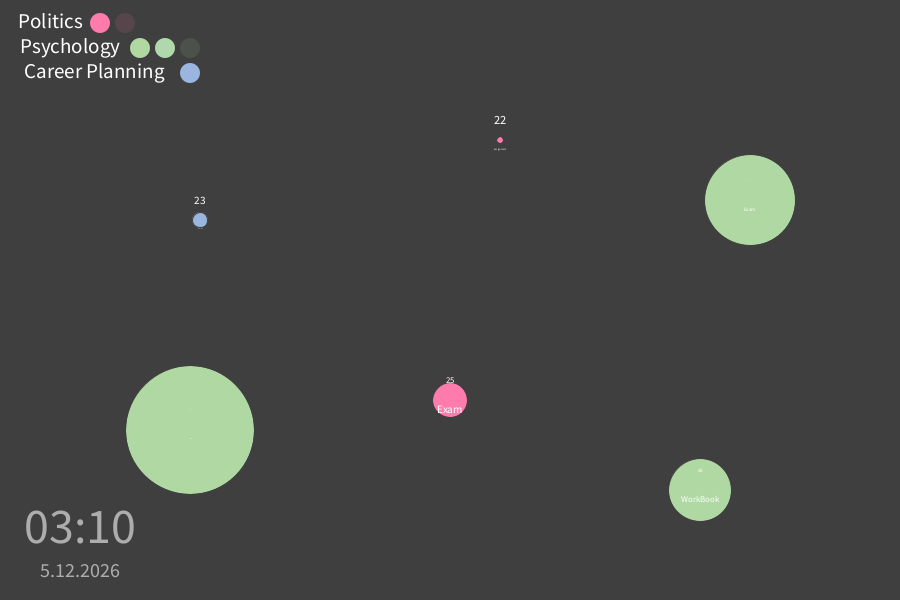
Frame 1 (no input)
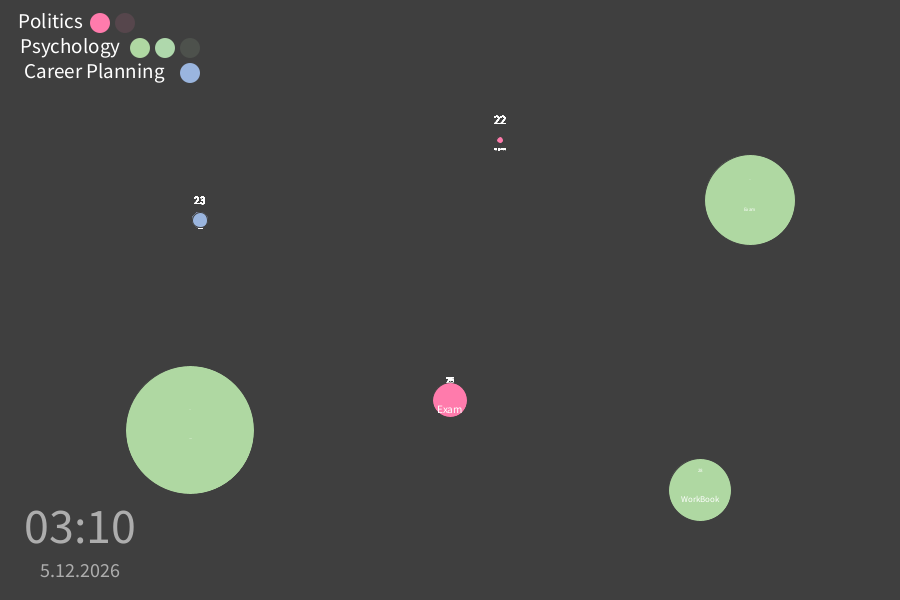
Frame 60 (the mouse pressed at the canvas centre just before this capture)
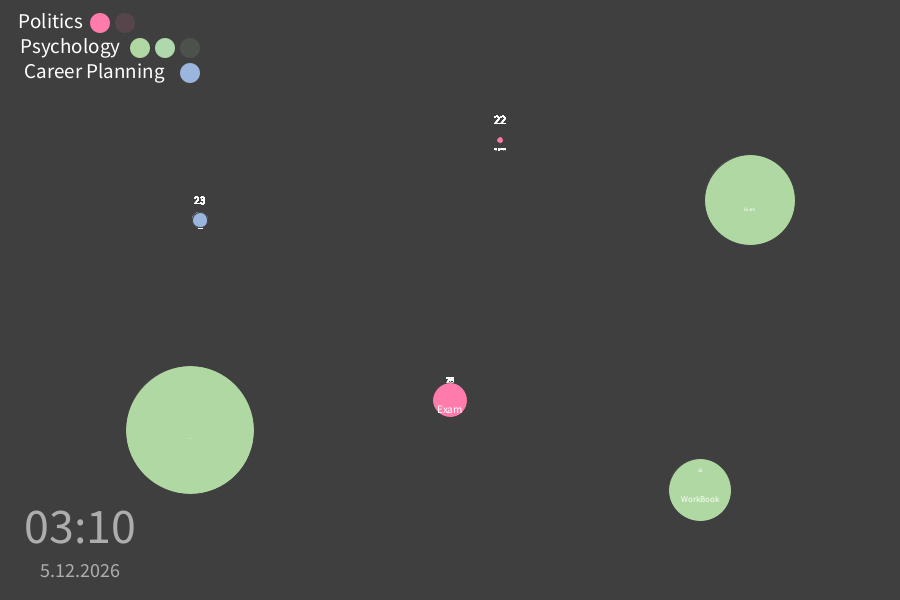
Frame 120 (the mouse held since frame 60 and released just before this capture)

The Processing sketch that drew these frames (run headless with seeded random() and noise(); from frame 60 on, the mouse is pressed at the canvas centre):

// Processing sketch: processing_121986
// ── processing_121986.pde

//sets the maximum size for the circles
float max_size;
float dist;
float radius;

// gets the real date and time
int day = day();
int month = month();
int year = year();
int minute = minute();
int hour = hour();

// sets the due dates
int duedate1;
int duedate2;
int duedate3;
int duedate4;
int duedate5;
int duedate6;
int daysleft1;
int daysleft2;
int daysleft3;
int daysleft4;
int daysleft5;
int daysleft6;


// makes sure t is for text
String t;

//creates an array containing six circles
Circle[] assignment = new Circle[6];


void setup() {

  size(900, 600);

  //the co-ordinates of the circles start from the centre of the text
  textAlign(CENTER, CENTER);

  //maximum size of the circles
  max_size = 200;

  // background colour and writing in top left hand side
  background(63, 63, 63);

  // displays the text and the circles in the top left hand corner
  textSize(21);
  noStroke();
  text("Politics", 50, 20);
  fill(255, 123, 172);
  ellipse(100, 23, 20, 20);
  fill(255, 123, 172, 30);
  ellipse(125, 23, 20, 20);

  fill(255);
  text("Psychology", 70, 45);
  fill(175, 216, 162);
  ellipse(140, 48, 20, 20);
  fill(175, 216, 172);
  ellipse(165, 48, 20, 20);
  fill(175, 216, 172, 30);
  ellipse(190, 48, 20, 20);

  fill(255);
  text("Career Planning", 94, 70);
  fill(154, 181, 222);
  ellipse(190, 73, 20, 20);

  // the date the assignments are due
  duedate1 = 27;
  duedate2 = 28;
  duedate3 = 30;
  duedate4 = 3;
  duedate5 = 6;
  duedate6 = 10;

  // calculates how many days left depending on the date and the due date
  daysleft1 = duedate1 - day;
  daysleft2 = duedate2 - day;
  daysleft3 = duedate3 - day;
  daysleft4 = (30 - day) + duedate4;
  daysleft5 = (30 - day) + duedate5;
  daysleft6 = (30 - day) + duedate6;


  //establishes the start position of the circles. (x, y, number of days to go, text, R, G, B, days left)
  assignment[0] = new Circle(500, 140, duedate1 - day, "Assignment", 255, 123, 172, daysleft1);
  assignment[1] = new Circle(200, 220, duedate2 - day, "Interview", 154, 181, 222, daysleft2);
  assignment[2] = new Circle(450, 400, duedate3 - day, "Exam", 255, 123, 172, daysleft3); 
  assignment[3] = new Circle(700, 490, (30 - day) + duedate4, "WorkBook", 175, 216, 162, daysleft4);
  assignment[4] = new Circle(750, 200, (30 - day) + duedate5, "Exam", 175, 216, 162, daysleft5);
  assignment[5] = new Circle(190, 430, (30 - day) + duedate6, "Exam", 175, 216, 162, daysleft6);

}

void draw() {

  // for loop displays all the circles in the array
  for (int i=0; i<assignment.length; i++) {
    assignment[i].display();
  }

  // calls the clock function
  clock();
}

void mousePressed() {
  //checks if the mouse has been clicked on a circle
  for (int i=0; i<assignment.length; i++) {
    assignment[i].clicked();
  }
}

void clock() {
  // displays the time and date in the bottom left hand corner
  fill(63, 63, 63);
  noStroke();
  rect(10, 500, 150, 90);
  
  String date = day + "." + month + "." + year;
  fill(173, 173, 173);
  textSize(20);
  text(date, 80, 570);
  fill(173, 173, 173);
  textSize(50);
  text(nf(hour(), 2) + ":" + nf(minute(), 2), 80, height-75);
}

// attributes for the circles in the array
class Circle {
  float x;
  float y; 
  float w; 
  float h;
  int days; 
  String t;
  float t_size;
  color col;
  int r;
  int g;
  int b;


  // imports values from the individual circles in the array
  Circle(float t_x, float t_y, float t_d, String t_t, int t_r, int t_g, int t_b, int t_days) {

    x = t_x;
    y = t_y;
    days = t_days;
    // sets the size of the circle depending on the number of days left
    float size = map(days, 16, 0, 50, 200);
    w = size;
    h = size;
    t = t_t;
    // sets the size of the text depending on the number of days left
    t_size = map(days, 16, 0, 10, 30);

    // sets the colour of the individual circles 
    r = t_r;
    g = t_g;
    b = t_b;
    col=color(r, g, b);
  }

  void display() {

    // displays the circles
    stroke(63, 63, 63);
    fill(col);
    ellipse(x, y, w, h);
    // displays the text on the circles 
    fill(255);
    textSize(t_size);
    text(t, x, y + 9);
    textSize(t_size + 10);
    text(days, x, y-20);
  }

  void clicked() {
    //background (63, 63, 63);
    // Use Pythagorus Theorum to check the distance from
    // mouse pointer to centre of the circle to discover if it has been clicked
    dist = (mouseX - x) * (mouseX - x) + (mouseY - y) * (mouseY - y);
    dist = sqrt(dist);
    radius = w/2;



    //if the circle has been clicked, adds a circle with low opactiy on top
    if (dist < radius) {
      fill(r, g, b, 30);
      ellipse(x, y, w + 30, h + 30);
    } 
    else {
      // leave it as it is
    }
  }
}
